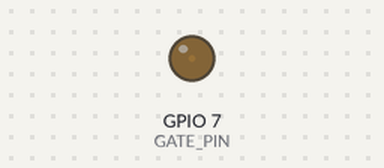
A sketch run on a simulated ESP32-S3. On the bench: output pins drawn as LEDs (lit = HIGH).

Above: at 0.05 s.
At 0.95 s:
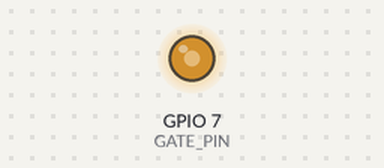
At 1.4 s:
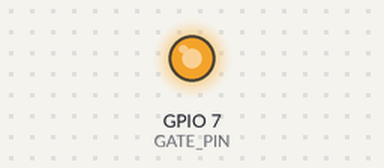
At 2.75 s:
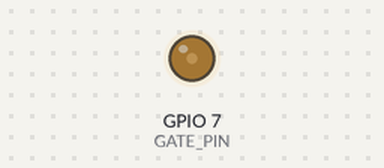
Timing chart, 0 to 7.2 s (numbered marks = the images above):
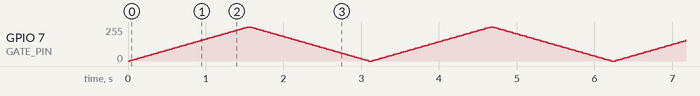

The sketch:

l16_mosfet.ino
```cpp
const int GATE_PIN = 7;                   // затвор N-MOSFET через резистор 100 Ом

void setup() {
  ledcAttach(GATE_PIN, 20000, 8);         // 20 кГц: выше слышимого диапазона
}

void loop() {
  for (int d = 0; d <= 255; d += 5) {     // плавный разгон нагрузки
    ledcWrite(GATE_PIN, d);
    delay(30);
  }
  for (int d = 255; d >= 0; d -= 5) {     // и плавное затухание
    ledcWrite(GATE_PIN, d);
    delay(30);
  }
}
```
